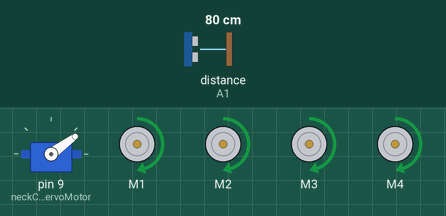
Simulated run of this sketch. Board: Arduino Uno, built with avr-gcc and run on an emulated ATmega328P. Shown: servo, 4 × DC motor (green arrow = forward, orange = backward, longer = faster). The inputs (shaded band) are chosen by the test bench; at power-on: distance to the obstacle (sensor on A1) 80 cm. The echo pulse lasts 58.3 µs per cm.

Above: at 4.7 s.
4.8 s: distance to the obstacle (sensor on A1) set to 52 cm
At 5.0 s:
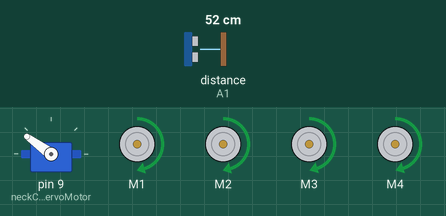
7.8 s: distance to the obstacle (sensor on A1) set to 44 cm
At 8.04 s:
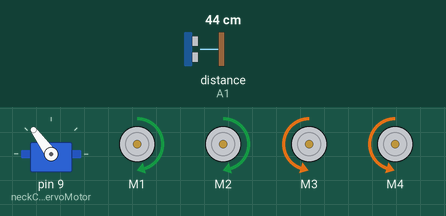
At 9.33 s:
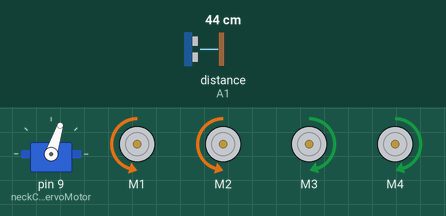
10.8 s: distance to the obstacle (sensor on A1) set to 33 cm
13.8 s: distance to the obstacle (sensor on A1) set to 27 cm
16.8 s: distance to the obstacle (sensor on A1) set to 35 cm
At 18.22 s:
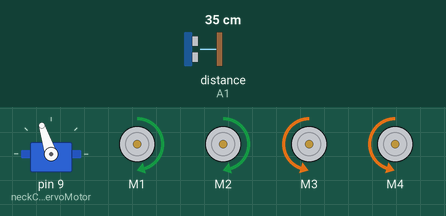
19.8 s: distance to the obstacle (sensor on A1) set to 2 cm
Timing chart, 0 to 23.8 s (numbered marks = the images above; inputs shaded):
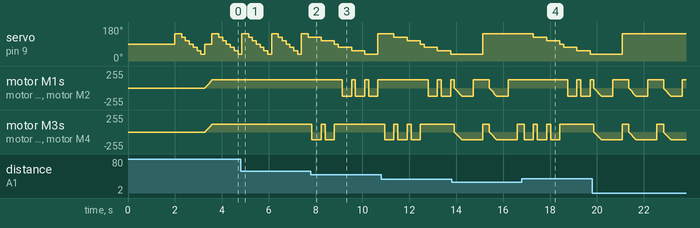

The sketch:

obstacle_avoidance_wheeled_robot_car.ino
```cpp
#include <AFMotor.h>
#include <Servo.h>
#include <NewPing.h>

#define TRIG_PIN A0 // Pin A0 on the Motor Drive Shield connected to the ultrasonic sensor
#define ECHO_PIN A1 // Pin A1 on the Motor Drive Shield connected to the ultrasonic sensor
#define MAX_DISTANCE_POSSIBLE 1000 // sets maximum useable sensor measuring distance to 1000cm
#define MAX_SPEED 120 // sets speed of DC traction motors to 120/256 or about 47% of full speed - to reduce power draining.
#define MOTORS_CALIBRATION_OFFSET 3 // this sets offset to allow for differences between the two DC motors
#define COLL_DIST 30 // sets distance at which the Obstacle avoiding Robot stops and reverses to 30cm
#define TURN_DIST COLL_DIST+20 // sets distance at which the Obstacle avoiding Robot looks away from object (not reverse) to 50cm (30+20)
NewPing sonar(TRIG_PIN, ECHO_PIN, MAX_DISTANCE_POSSIBLE); // sets up sensor library to use the correct pins to measure distance.

AF_DCMotor leftMotor1(1, MOTOR12_1KHZ); // create motor #1 using M1 output on Motor Drive Shield, set to 1kHz PWM frequency
AF_DCMotor leftMotor2(2, MOTOR12_1KHZ); // create motor #2, using M2 output, set to 1kHz PWM frequency
AF_DCMotor rightMotor1(3, MOTOR34_1KHZ);// create motor #3, using M3 output, set to 1kHz PWM frequency
AF_DCMotor rightMotor2(4, MOTOR34_1KHZ);// create motor #4, using M4 output, set to 1kHz PWM frequency
Servo neckControllerServoMotor;  // create servo object to control a servo

int pos = 0; // this sets up variables for use in the sketch (code)
int maxDist = 0;
int maxAngle = 0;
int maxRight = 0;
int maxLeft = 0;
int maxFront = 0;
int course = 0;
int curDist = 0;
String motorSet = "";
int speedSet = 0;

//-------------------------------------------- SETUP LOOP ----------------------------------------------------------------------------
void setup() {
  neckControllerServoMotor.attach(9);  // attaches the servo on pin 9 (SERVO_2 on the Motor Drive Shield to the servo object
  neckControllerServoMotor.write(90); // tells the servo to position at 90-degrees ie. facing forward.
  delay(2000); // delay for two seconds
  checkRoute(); // run the CheckRoute routine to find the best Route to begin travel
  motorSet = "FORWARD"; // set the director indicator variable to FORWARD
  neckControllerServoMotor.write(90); // ensure servo is still facing forward
  moveForward(); // run function to make Obstacle avoiding Robot move forward
}
//------------------------------------------------------------------------------------------------------------------------------------

//---------------------------------------------MAIN LOOP ------------------------------------------------------------------------------
void loop() {
  checkForward(); // check that if the Obstacle avoiding Robot is supposed to be moving forward, that the drive motors are set to move forward - this is needed to overcome some issues with only using 4 AA NiMH batteries
  checkRoute(); // set ultrasonic sensor to scan for any possible obstacles
}
//-------------------------------------------------------------------------------------------------------------------------------------
void checkRoute() {
  int curLeft = 0;
  int curFront = 0;
  int curRight = 0;
  int curDist = 0;
  neckControllerServoMotor.write(144); // set servo to face left 54-degrees from forward
  delay(120); // wait 120milliseconds for servo to reach position
  for (pos = 144; pos >= 36; pos -= 18) // loop to sweep the servo (& sensor) from 144-degrees left to 36-degrees right at 18-degree intervals.
  {
    neckControllerServoMotor.write(pos);  // tell servo to go to position in variable 'pos'
    delay(90); // wait 90ms for servo to get to position
    checkForward(); // check the Obstacle avoiding Robot is still moving forward
    curDist = readPing(); // get the current distance to any object in front of sensor
    if (curDist < COLL_DIST) { // if the current distance to object is less than the collision distance
      checkCourse(); // run the checkCourse function
      break; // jump out of this loop
    }
    if (curDist < TURN_DIST) { // if current distance is less than the turn distance
      changeRoute(); // run the changeRoute function
    }
    if (curDist > curDist) {
      maxAngle = pos;
    }
    if (pos > 90 && curDist > curLeft) {
      curLeft = curDist;
    }
    if (pos == 90 && curDist > curFront) {
      curFront = curDist;
    }
    if (pos < 90 && curDist > curRight) {
      curRight = curDist;
    }
  }
  maxLeft = curLeft;
  maxRight = curRight;
  maxFront = curFront;
}
//-------------------------------------------------------------------------------------------------------------------------------------
void setCourse() { // set direction for travel based on a very basic distance map, simply which direction has the greatest distance to and object - turning right or left?
  if (maxAngle < 90) {
    turnRight();
  }
  if (maxAngle > 90) {
    turnLeft();
  }
  maxLeft = 0;
  maxRight = 0;
  maxFront = 0;
}
//-------------------------------------------------------------------------------------------------------------------------------------
void checkCourse() { // we're about to hit something so move backwards, stop, find where the empty Route is.
  moveBackward();
  delay(500);
  moveStop();
  setCourse();
}
//-------------------------------------------------------------------------------------------------------------------------------------
void changeRoute() {
  if (pos < 90) {
    lookLeft(); // when current position of sensor is less than 90-degrees, it means the object is on the right hand side so look left
  }
  if (pos > 90) {
    lookRight(); // when current position of sensor is greater than 90-degrees, it means the object is on the left hand side so look right
  }
}
//-------------------------------------------------------------------------------------------------------------------------------------

int readPing() { // read the ultrasonic sensor distance
  delay(70);
  unsigned int uS = sonar.ping();
  int cm = uS / US_ROUNDTRIP_CM;
  return cm;
}
//-------------------------------------------------------------------------------------------------------------------------------------
void checkForward() {
  if (motorSet == "FORWARD") {
    leftMotor1.run(FORWARD);  // ensure motors are going forward
    leftMotor2.run(FORWARD);
    rightMotor1.run(FORWARD);
    rightMotor2.run(FORWARD);
  }
}
//-------------------------------------------------------------------------------------------------------------------------------------
void checkBackward() {
  if (motorSet == "BACKWARD") {
    leftMotor1.run(BACKWARD);  // ensure motors are going backward
    leftMotor2.run(BACKWARD);
    rightMotor1.run(BACKWARD);
    rightMotor2.run(BACKWARD);
  }
}
//-------------------------------------------------------------------------------------------------------------------------------------

// In some cases, the Motor Drive Shield may just stop if the supply voltage is too low (due to using only four NiMH AA cells).
// The above functions simply remind the Shield that if it's supposed to go forward, then ensure it is going forward and vice versa.

//-------------------------------------------------------------------------------------------------------------------------------------
void moveStop() {
  leftMotor1.run(RELEASE);  // stop the motors.
  leftMotor2.run(RELEASE);
  rightMotor1.run(RELEASE);
  rightMotor2.run(RELEASE);
}
//-------------------------------------------------------------------------------------------------------------------------------------
void moveForward() {
  motorSet = "FORWARD";
  leftMotor1.run(FORWARD);      // turn it on going forward
  leftMotor2.run(FORWARD);
  rightMotor1.run(FORWARD);
  rightMotor2.run(FORWARD);      // turn it on going forward
  for (speedSet = 0; speedSet < MAX_SPEED; speedSet += 2) // slowly bring the speed up to avoid loading down the batteries too quickly
  {
    leftMotor1.setSpeed(speedSet + MOTORS_CALIBRATION_OFFSET);
    leftMotor2.setSpeed(speedSet + MOTORS_CALIBRATION_OFFSET);
    rightMotor1.setSpeed(speedSet);
    rightMotor2.setSpeed(speedSet);
    delay(5);
  }
}
//-------------------------------------------------------------------------------------------------------------------------------------
void moveBackward() {
  motorSet = "BACKWARD";
  leftMotor1.run(BACKWARD);      // turn it on going forward
  leftMotor2.run(BACKWARD);
  rightMotor1.run(BACKWARD);
  rightMotor2.run(BACKWARD);     // turn it on going forward
  for (speedSet = 0; speedSet < MAX_SPEED; speedSet += 2) // slowly bring the speed up to avoid loading down the batteries too quickly
  {
    leftMotor1.setSpeed(speedSet + MOTORS_CALIBRATION_OFFSET);
    leftMotor2.setSpeed(speedSet + MOTORS_CALIBRATION_OFFSET);
    rightMotor1.setSpeed(speedSet);
    rightMotor2.setSpeed(speedSet);
    delay(5);
  }
}
//-------------------------------------------------------------------------------------------------------------------------------------
void turnRight() {
  motorSet = "RIGHT";
  leftMotor1.run(FORWARD);      // turn motor 1 forward
  leftMotor2.run(FORWARD);
  rightMotor1.run(BACKWARD);
  rightMotor2.run(BACKWARD);     // turn motor 2 backward
  delay(400); // run motors this way for 400ms
  motorSet = "FORWARD";
  leftMotor1.run(FORWARD);      // set both motors back to forward
  leftMotor2.run(FORWARD);
  rightMotor1.run(FORWARD);
  rightMotor2.run(FORWARD);
}
//-------------------------------------------------------------------------------------------------------------------------------------
void turnLeft() {
  motorSet = "LEFT";
  leftMotor1.run(BACKWARD);     // turn motor 1 backward
  leftMotor2.run(BACKWARD);
  rightMotor1.run(FORWARD);
  rightMotor2.run(FORWARD);      // turn motor 2 forward
  delay(400); // run motors this way for 400ms
  motorSet = "FORWARD";
  leftMotor1.run(FORWARD);      // turn it on going forward
  leftMotor2.run(FORWARD);
  rightMotor1.run(FORWARD);
  rightMotor2.run(FORWARD);      // turn it on going forward
}
//-------------------------------------------------------------------------------------------------------------------------------------
void lookRight() {
  rightMotor1.run(BACKWARD);  // looking right? set right motor backwards for 400ms
  rightMotor2.run(BACKWARD);
  delay(400);
  rightMotor1.run(FORWARD);
  rightMotor2.run(FORWARD);
}
//-------------------------------------------------------------------------------------------------------------------------------------
void lookLeft() {
  leftMotor1.run(BACKWARD);  // looking left? set left motor backwards for 400ms
  leftMotor2.run(BACKWARD);
  delay(400);
  leftMotor1.run(FORWARD);
  leftMotor2.run(FORWARD);
}
//-------------------------------------------------------------------------------------------------------------------------------------
```

Measured:
- the behaviour switches between 49 and 48 cm on distance to the obstacle (sensor on A1) (found by bisection; images 1 and 2)
- after the input at 7.8 s, motor M1, motor M2: alternates forward 121/255 for 0.16 s and backward 121/255 for 0.40 s, starting after 1.3 s; motor M3, motor M4: alternates forward 118/255 for 0.16 s and backward 118/255 for 0.40 s, 4 changes in all, then stays forward 118/255, starting at once
- after the input at 16.8 s, servo on pin 9 (neckControllerServoMotor): moves from 144° to 36° over 2.4 s, starting after 0.50 s
